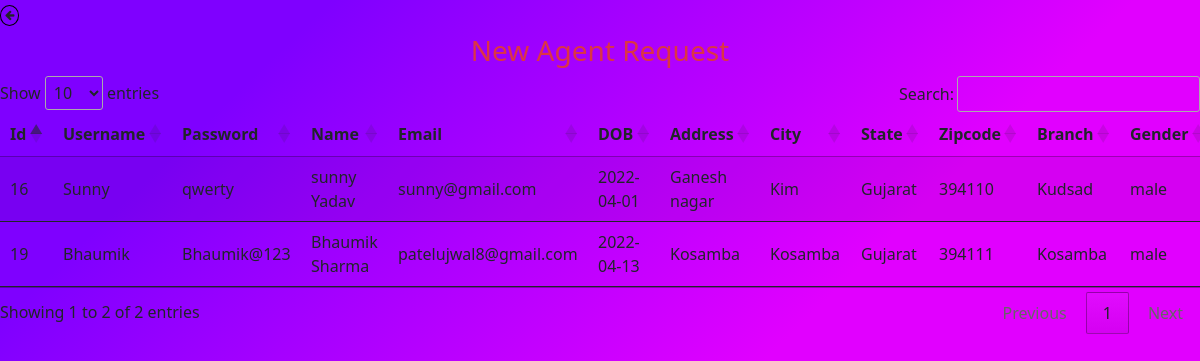
Page /Admin/agent_ajax/agent_request.php on the committed database.
### tables this page shows
CREATE TABLE `agent` (
  `agent_id` int(11) NOT NULL COMMENT 'Agent id, Auto increment',
  `username` varchar(50) NOT NULL COMMENT 'username of agent for login',
  `password` varchar(15) NOT NULL COMMENT 'Password for login',
  `agent_name` varchar(20) NOT NULL COMMENT 'Name of agent',
  `email` varchar(50) NOT NULL COMMENT 'Email id of agent',
  `dob` date NOT NULL COMMENT 'Date of birth',
  `address` varchar(100) NOT NULL COMMENT 'Address of agent',
  `city` varchar(12) NOT NULL COMMENT 'City of agent',
  `state` varchar(12) NOT NULL COMMENT 'State of agent',
  `zipcode` int(6) NOT NULL COMMENT 'Zip code of agent''s address',
  `branch` varchar(15) NOT NULL COMMENT 'Branch of agent',
  `gender` varchar(6) NOT NULL COMMENT 'Gender of agent',
  `phone` bigint(11) NOT NULL COMMENT 'Contact number of agent',
  `status` varchar(12) NOT NULL DEFAULT 'pending' COMMENT 'Status Of Agent'
);

### Admin/agent_ajax/agent_request.php (the view, shortened to what this page needs)
<?php
    include 'db.php';
?>
<!DOCTYPE html>
<html lang="en">
<head>
    <link rel="stylesheet" href="../bootstrap5/css/bootstrap.min.css">
  <link rel="stylesheet" href="admin.css">
  <link rel="stylesheet" href="https://stackpath.bootstrapcdn.com/font-awesome/4.7.0/css/font-awesome.min.css">
  <link rel="stylesheet" href="//cdn.datatables.net/1.11.5/css/jquery.dataTables.min.css">
</head>
<body>
        <div class=""><h5 id='back'><i class="fa fa-arrow-left" aria-hidden="true"></i></h5></div>
        <h3 class="text-center text-danger">New Agent Request</h3>
    <table class="table table-striped" id="myTable">
    <div id="load-data">
      <thead>
        <tr>
          <th scope="col">Id</th>
          <th scope="col">Username</th>
          <th scope="col">Password</th>
          <th scope="col">Name</th>
          <th scope="col">Email</th>
          <th scope="col">DOB</th>
          <th scope="col">Address</th>
          <th scope="col">City</th>
          <th scope="col">State</th>
          <th scope="col">Zipcode</th>
          <th scope="col">Branch</th>
          <th scope="col">Gender</th>
        </tr>
      </thead>
      <tbody>
        <?php
                $sql = "SELECT * FROM agent where status='pending'";
                $query = mysqli_query($conn,$sql) or die("Sorry, something went wrong because of --->".mysqli_error($conn));
                if(mysqli_num_rows($query) == 0){
                  echo "No data found";
                }else{
                  while($row=mysqli_fetch_assoc($query)){
                 ?>
        <tr>
          <td>
            <?php echo $row['agent_id']?>
          </td>
          <td>
            <?php echo $row['username']?>
          </td>
          <td>
            <?php echo $row['password']?>
          </td>
          <td>
            <?php echo $row['agent_name']?>
          </td>
          <td>
            <?php echo $row['email']?>
          </td>
          <td>
            <?php echo $row['dob']?>
          </td>
          <td>
            <?php echo $row['address']?>
          </td>
          <td>
            <?php echo $row['city']?>
          </td>
          <td>
            <?php echo $row['state']?>
          </td>
          <td>
            <?php echo $row['zipcode']?>
          </td>
          <td>
            <?php echo $row['branch']?>
          </td>
          <td>
            <?php echo $row['gender']?>
          </td>
        </tr>
        <?php
              }  }
            ?>
      </tbody>
    </div>
  </table>
</body>
</html>

### Admin/admin.css (style rules this page uses)
body { background-size: cover; }
body { background: blue; background-image: linear-gradient(135.9deg, #7f00ff 16.4%, #e100ff 56.1%) ; min-height: 100vh; overflow-x: hidden; }
#back i { cursor: pointer; font-size: 11px; padding: 4px; border-radius: 50%; border: 1px solid black; }

### rows in the picture
agent: agent_id "16", username "Sunny", password "qwerty", agent_name "sunny Yadav", email "sunny@gmail.com", dob "2022-04-01", address "Ganesh nagar", city "Kim", state "Gujarat", zipcode "394110", branch "Kudsad", gender "male"
agent: agent_id "19", username "Bhaumik", password "Bhaumik@123", agent_name "Bhaumik Sharma", email "patelujwal8@gmail.com", dob "2022-04-13", address "Kosamba", city "Kosamba", state "Gujarat", zipcode "394111", branch "Kosamba", gender "male"
